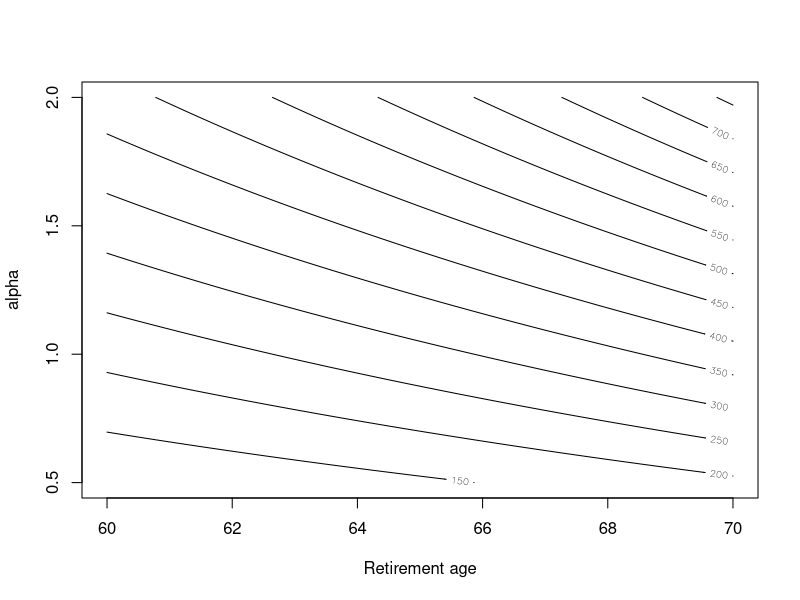

R code for this plot:
#Kontraktparametre
t_0 = 25.0
n = 100.0
R = 65.0
pi = 80.0
r = 0.03

#Tekniske parametre
timePoints = 1001
delta = (n-t_0)/(timePoints-1.0)
age = seq(from = t_0, by = delta, to = n)


a <- rep(0,timePoints)
for (i in ((timePoints-1):1)) {
  a[i] <- a[i+1] + (1.0 - a[i+1] * r) * delta
}

W <- rep(0,timePoints)
for (i in (2:timePoints)) {
  W[i] <- W[i-1] + (pi + W[i-1] * r) * delta
}

b <- W/a

alpha <- seq(from = 0.5, to = 2, length.out = timePoints)

z <- matrix(nrow = timePoints,ncol = timePoints)
for (i in 1:timePoints) {
  for (j in 1:timePoints) {
    z[i,j] <- b[i]*alpha[j]
  }
}

z <- z[-1:-470,]
z <- z[-130:-531,]

contour(z, x = seq(60, 70, length.out = nrow(z)), y = seq(0.5, 2, length.out = ncol(z)))
title(xlab="Retirement age",ylab = "alpha")
